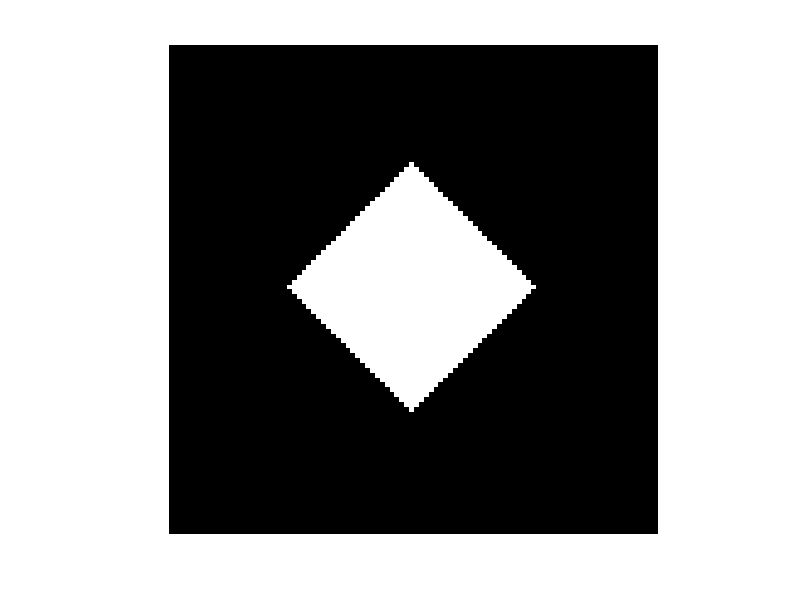

Reproduce this figure in MATLAB.
A=zeros(100,100);
[row column]=size(A);
Cx=50;
Cy=50;
radius=25;

for i=1:1:row
    for j=1:1:column
        if((abs(Cx-i)+abs(Cy-j))<=radius)
            A(i,j)=255;
        end
    end
end

figure:imshow(A)
